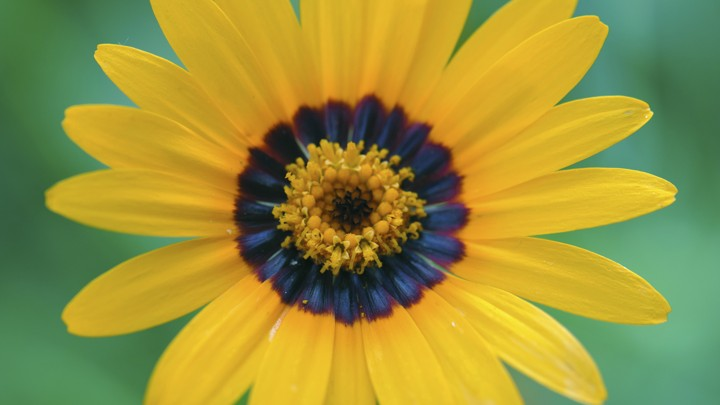
#> input picture homework/homework_1/flower.jpg, 720 x 405 px
$ jupyter execute HW1.ipynb   (shell and % lines are left out)
#> lines starting #> are read from the running program, lines starting #| are printed output that depends on the picture
# Question 1a: %timeit
You may know from your experiences with matlab that you should always prefer vector- or matrix-based operations over for loops, if possible (hence the name **mat**(rix)**lab**(oratory)). The same is true of python -- you should prefer numpy-array-based operations over for loops. This will also be important for tensorflow -- as much as possible, you should avoid using python for loops when writing tensorflow code. To examine the impact of using for loops over numpy-array-based operations, for this question, you will exploit one of jupyter's built-in magic commands, `%timeit`:

[cell 1]
import numpy as np
np.zeros((100,100))  # provide statistics on how long it takes to generate a 100x100 array of 0s

As you can see, all you need to do is put `%timeit` before the command that you would normally run and jupyter will run that line multiple times to generate computation timing statistics.

Now, let's compare the computation timing for multiplying two random matrices, each with a dimension of 100x100, using 1) `np.matmul` and 2) multiple embedded for loops. For (2), please write your own function to implement the for loops. Feel free to wrap (2) into a function definition. Verify that (1) and (2) produce the same output. According to `%timeit`, how many times faster is (1) than (2)?

[cell 2]
#using matrix multiplication function
a = np.random.randn(100,100)
b = np.random.randn(100,100)
np.matmul(a,b)
def LoopMultiply(a,b):
    result = np.zeros((a.shape[0],b.shape[1]))
    count1=-1
    count2=-1
    for row in a:
        count1=count1+1
        count2=-1
        for col in b.T:
            count2=count2+1
            result[count1][count2] = np.sum(row*col)
    return result
result = LoopMultiply(a,b)

print("Output Verification")
ov1=np.array([[2, 3],[10, 8]])
ov2=np.array([[1, 4],[2, 3]])
OV1=np.matmul(ov1,ov2)
OV2=LoopMultiply(ov1,ov2)
print(OV1)
print(OV2)
print("The outputs from my user defined function with multiple loops produce the same results as the output of matmul,")
print("as shown above. Also, the matmul function is about 1000 times faster than the function I made with multiple")
print("for loops, showing that my user defined function is much more inefficient.")

# Question 1b
There are two main ways of computing convolutions digitally: 1) directly, using the definition of a convolution, and 2) using the convolution theorem that you proved in the written portion of this homework assignment (i.e., using ffts). Which method is more efficient depends on the sizes of the inputs. Let's use `%timeit` to compare the speeds for 1D convolutions using [`scipy.signal.convolve `](https://docs.scipy.org/doc/scipy/reference/generated/scipy.signal.convolve.html). This function has an argument called "method", which can be set to "direct" or "fft", which correspond to (1) and (2) above. Use this function to convolve two random 1D signals of lengths $n=100, 500, 1000,$ and $2000$, and compare the speed of both methods. For which n do(es) method 1 outperform method 2, and vice versa? Can you make any generalizations based on these results about when one method outperforms the other?

[cell 3]
from scipy.signal import convolve
n=[100, 500, 1000, 2000]
for num_n in n:
    c=np.random.rand(1,num_n)
    d=np.random.rand(1,num_n)
    print("Method=direct, n=" + str(num_n))
    convolve(c,d, method='direct')
    print("Method=fft, n=" + str(num_n))
    convolve(c,d, method='fft')


print("The direct method is for slower for n=100, n=500, 1000, or 2000.")
print("Generally it seems that the fft method is faster when the size is 100x100 or greater")

# Question 2: the convolution theorem
As we investigated in question 1b, it is also possible to do convolutions using Fourier transforms, and in some cases this is the preferable method. In fact, there is some body of work investigating the use of ffts and multiplication to do convolution operations in convolutional neural networks.

For this question, to illustrate this theorem, given a convolutional kernel you will find the corresponding Fourier operation that produces the same result. To this end,

1. create a 7x7 Gaussian kernel with a standard deviation $\sigma=2$ (using a pixel grid spacing of 1)
2. load an image, if it is color then convert it to grayscale (you can just sum the 3 color channels), and then resize the image into a 128x128 array
3. compute the convolution  - you can use a numpy (np) or scipy function. Make sure the output is the same size as the input image, which is slightly different than the formal definition of a discrete convolution, but is something that is usually convenient to do.
4. Find the Fourier filter that does the same operation in the Fourier domain, and show the resulting blurred image implemented using the Fourier method (i.e., if $I_{2}=I_{1}*h$, then $\mathcal{F}[I_{2}]=\mathcal{F}[I_{1}]\mathcal{F}[h]$, so find the correct array for $\mathcal{F}[h]$ and re-generate $I_2$).

[cell 4]
from scipy import misc
import matplotlib.pyplot as plt
from matplotlib.pyplot import imread, imshow, imsave, figure
import numpy as np
import requests
import imageio
from PIL import Image
import io
from io import BytesIO
import skimage
import numpy.linalg as linalg
import math
import scipy.ndimage.filters as fi
#used https://stackoverflow.com/questions/29731726/how-to-calculate-a-gaussian-kernel-matrix-efficiently-in-numpy?fbclid=IwAR1BFhRgr7u9_KTeaN3qwwkSed9m1I_kXxOc5duPWaL5GmmOCNNAcj8D9oI
def gkern2(kernlen,nsig):
    # create nxn zeros
    inp = np.zeros((kernlen, kernlen))
    # set element at the middle to one, a dirac delta
    inp[kernlen//2, kernlen//2] = 1
    # gaussian-smooth the dirac, resulting in a gaussian filter mask
    return fi.gaussian_filter(inp, nsig)
GKernel=gkern2(7,2)
print("Gaussian Kernel")
print(GKernel)
imshow(np.asarray(GKernel),cmap='gray')
t=plt.title("Gaussian Kernel")
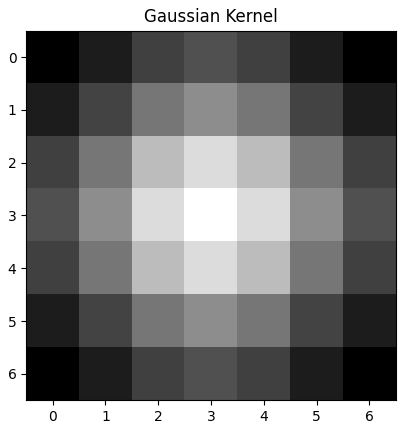
#> figure drawn by matplotlib, 1 panel

[cell 5]
from scipy import misc
import matplotlib.pyplot as plt
from matplotlib.pyplot import imread, imshow, imsave, figure
import numpy as np
import requests
import imageio
from PIL import Image
import io
from io import BytesIO
import skimage

#url= "https://cdn.theatlantic.com/assets/media/img/mt/2017/10/Pict1_Ursinia_calendulifolia/lead_720_405.jpg?mod=1533691909"
#response=requests.get(url)
I = Image.open('flower.jpg')
#> I is the input picture: PIL image 720x405 RGB; mean R, G, B 153.8, 145.9, 58.4
imshow(I)
#I2 = imageio.imread(url)
width=128
height=128
gray =I.convert('L')
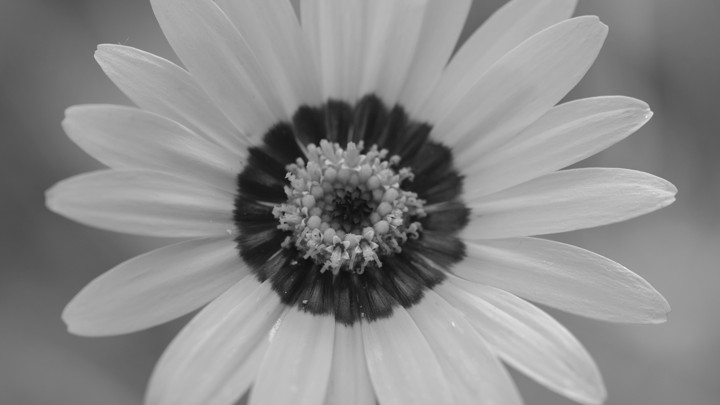
#> gray: PIL image 720x405 L; min 10, max 237, mean 138.3
imshow(gray)
small = gray.resize((width, height), Image.NEAREST)
#> `[cell 5] from scipy import misc import matplotlib.pyplot as plt from m..`:
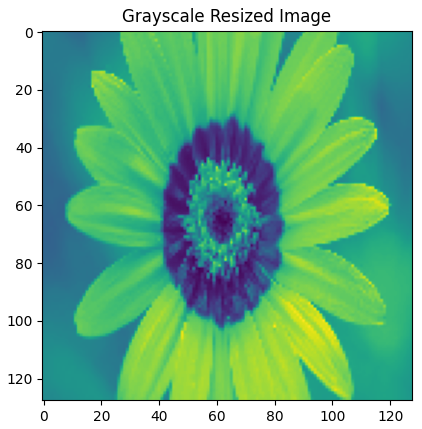
#> figure drawn by matplotlib, 1 panel
imshow(small)
#photo_data = imageio.imread('flower.jpg')
from skimage import color
I3=np.asarray(small)
t=plt.title("Grayscale Resized Image")
# [13 lines of commented-out code are left out]

[cell 6]
import scipy
from scipy import signal
import imageio
#C = signal.fftconvolve(I3, GKernel[:, :, np.newaxis], mode='same')
C=scipy.signal.convolve2d(I3,GKernel, mode='same')
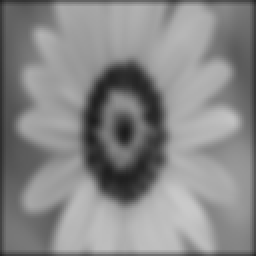
#> C: shape (128, 128) float64 (shown 2 times larger); min 27.31, max 201.9, mean 135.5
imshow(C, cmap='gray')
print("Size Output: "+ str(C.shape))
#| Size Output: (128, 128)
print("Size Input: "+ str(I3.shape))
#| Size Input: (128, 128)
t=plt.title("Convolution Image")

[cell 7]
F_output=np.fft.fftshift(np.fft.fftn(C))
F_input=np.fft.fftshift(np.fft.fftn(I3))
H=np.linalg.solve(F_input,F_output)
F_I2=np.matmul(F_input,H)
original=np.fft.fftshift(np.fft.fftshift(np.fft.ifftn(F_I2)))
abs_original=abs(original)
imshow(abs_original,cmap='gray')
t=plt.title("Blurred Image Produced from Fourier Transform of Convolved Image and Fourier Tansform of Original Image")

[cell 8]
F_in=np.fft.fftshift(np.fft.fftn(I3))
F_filter=np.fft.fftshift(np.fft.fftn(GKernel,[128, 128]))
F_out=F_in*F_filter #np.matmul(F_in,F_filter)
original2=np.fft.fftshift(np.fft.fftshift(np.fft.ifftn(F_out)))
original2=abs(original2)
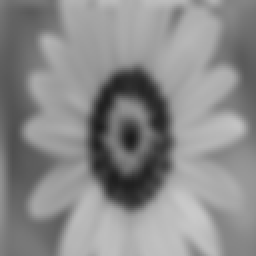
#> original2: shape (128, 128) float64 (shown 2 times larger); min 27.31, max 201.9, mean 138.3
imshow(original2,cmap='gray')
t=plt.title("Blurred Image Produced from Fourier Transform of Original Image and Fourier Tansform of Gaussian Kernel")

# Question 3: data augmentation
One indispensable tool used in deep learning is data augmentation. That is, we can to some extent artificially increase the size of our dataset by randomly altering the current dataset. One common augmenting operation is to do random crops of the original image. For example, researchers designing neural networks for ImageNet, a dataset of natural RGB images, typically resize the images to 256x256x3 and then take a random 224x224x3 crop such that the latter fits entirely in the former.

For this question, take a picture with your phone or find a picture online, load it into jupyter, resize it to 256x256x3 (discard the alpha channel if one is present), and then perform the random 224x224x3 crop. The crops should be uniformly distributed within the bounding 256x256 box and do not need to be rotated. Please display the 256x256x3 image and 5 random crops using `plt.imshow`.

[cell 9]
import numpy as np
import matplotlib.pyplot as plt
snow = Image.open('IMG_0361.JPG')
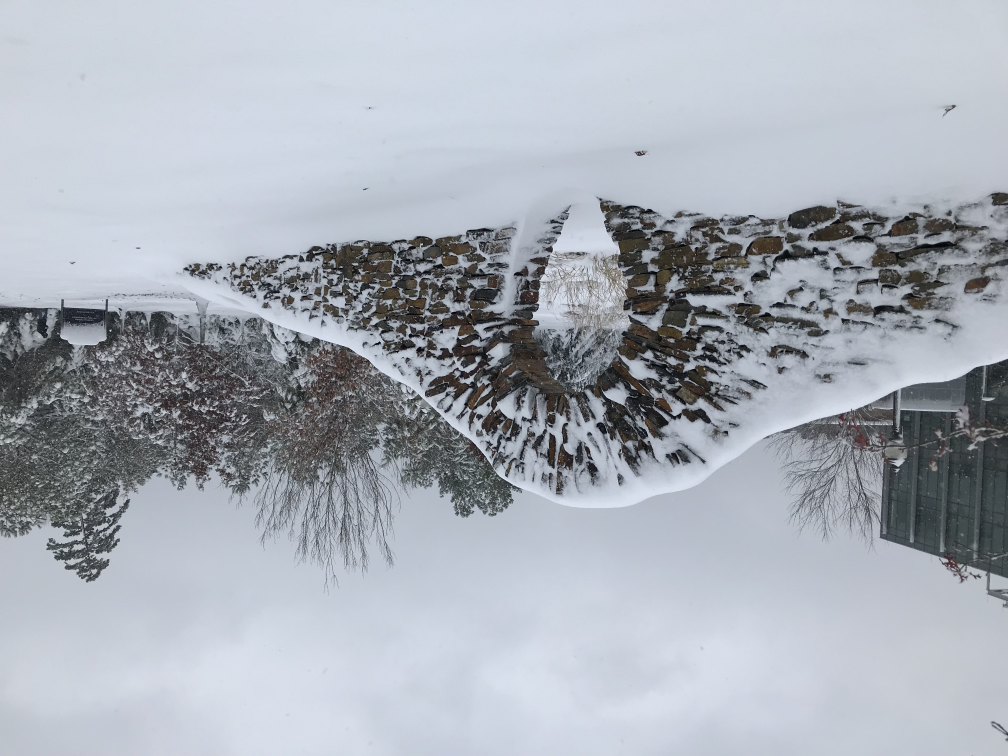
#> input picture homework/homework_1/IMG_0361.JPG, 4032 x 3024 px (shown at 1/4 size)
#> snow is the input picture: PIL image 4032x3024 RGB; mean R, G, B 167.9, 173.6, 182.5
snow=snow.rotate(180, expand=True)
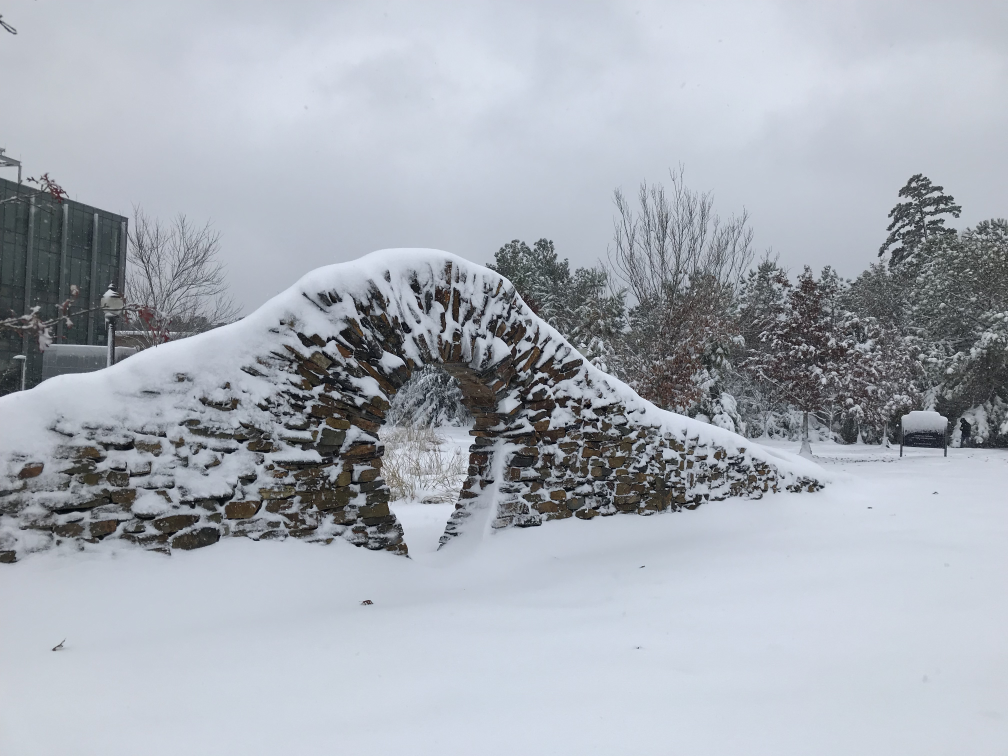
#> snow: PIL image 4032x3024 RGB (shown at 1/4 size); mean R, G, B 167.9, 173.6, 182.5
imshow(snow)

# your code here; feel free to use multiple cells

[cell 10]
width=256
height=256
smallsnow = snow.resize((width, height), Image.NEAREST)
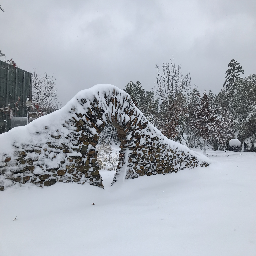
#> smallsnow: PIL image 256x256 RGB; mean R, G, B 167.8, 173.6, 182.5
imshow(smallsnow)
SS=np.asarray(smallsnow)
print("Dimensions of Image: "+ str(SS.shape))
#| Dimensions of Image: (256, 256, 3)

[cell 11]
# used https://github.com/matterport/Mask_RCNN/issues/230
width_crop=224
height_crop=224
for i in range(5):
    x_cropped = np.random.randint(0, SS.shape[1] - width_crop)
    y_cropped = np.random.randint(0, SS.shape[0] - height_crop)
    SS_cropped = SS[y_cropped:y_cropped+height_crop, x_cropped:x_cropped+width_crop]
    #plt.subplot(1, 5, i + 1)
    figure()
    imshow(SS_cropped)
    print("Cropped Dimensions:" + str(SS_cropped.shape))
#> this loop made 5 passes
#> pass 1, `SS_cropped = SS[y_cropped:y_cropped+height_crop, x_cropped:x_cropped+w..`:
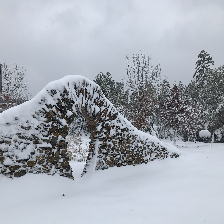
#> SS_cropped: shape (224, 224, 3); mean R, G, B 165.2, 170.7, 179.7
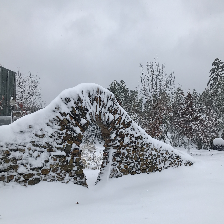
#> shown: shape (224, 224, 3); mean R, G, B 164.2, 169.7, 178.6
